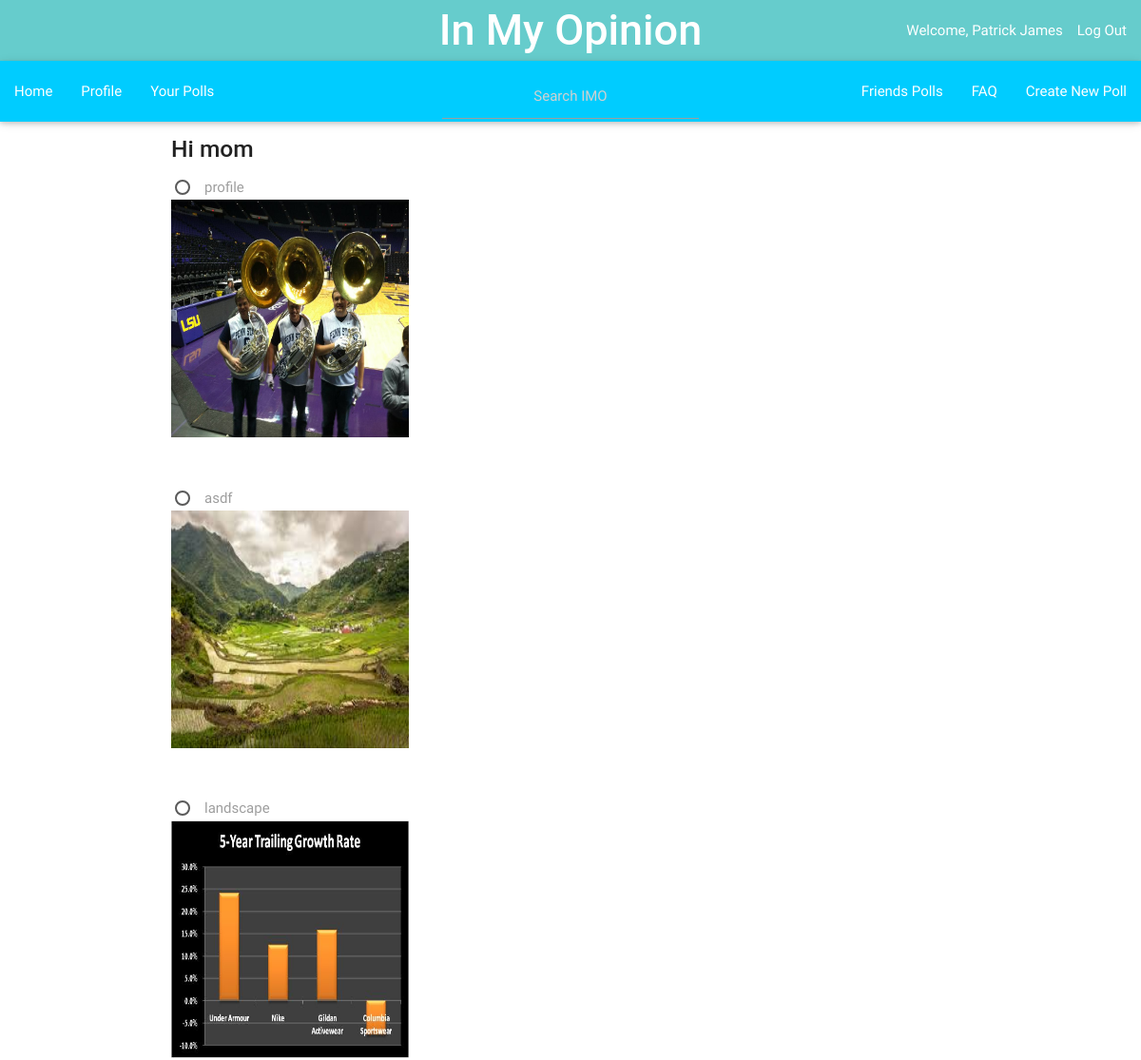
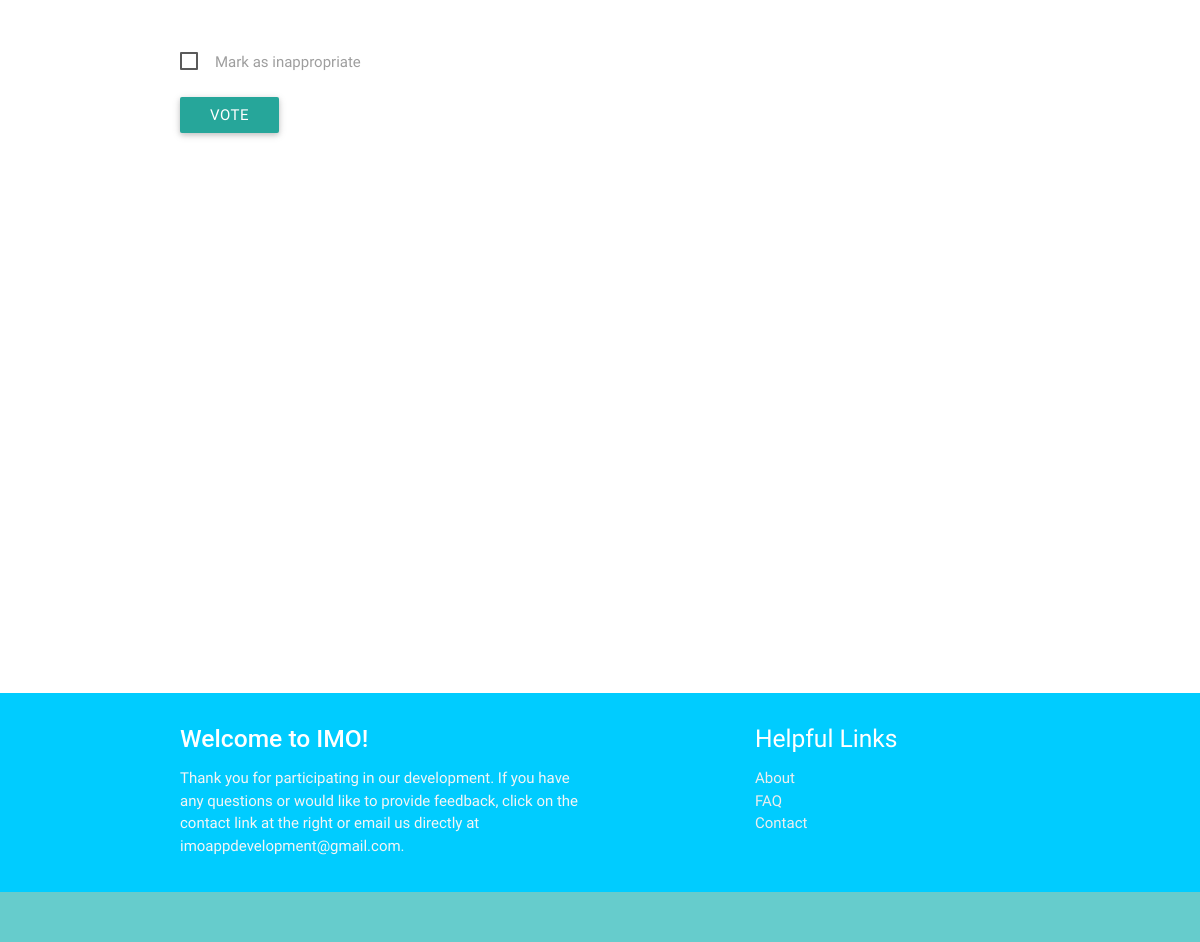
Screenshot of /imo_app/145/ (signed in) with the database file from the repository (2 pictures, top to bottom).
### imo_app/models.py (models this page shows, shortened)
class Question(models.Model):
    author = models.ForeignKey(UserProfile, on_delete=models.CASCADE)
    author_name = models.CharField(max_length=200, default='')
    question_text = models.CharField(max_length=200)
    description = models.TextField(default = '')
    category = models.CharField(max_length=50, default='')
    pub_date = models.DateTimeField('date published')
    choice1 = models.CharField(null=True, blank=True, default = '', max_length = 200)
    image1 = models.ImageField(null=True, blank=True)
    choice2 = models.CharField(null=True, blank=True, default = '', max_length = 200)
    image2 = models.ImageField(null=True, blank=True)
    choice3 = models.CharField(null=True, blank=True, default = '', max_length = 200)
    image3 = models.ImageField(null=True, blank=True)
    total_votes = models.IntegerField(default = 1)
    inappropriate = models.IntegerField(default=0)
    class Meta:
        ordering = ['-pub_date']

class Choice(models.Model):
    question = models.ForeignKey(Question, on_delete=models.CASCADE)
    image = models.ImageField(null=True, blank=True)
    choice_text = models.CharField(max_length=200)
    votes = models.IntegerField(default=0)
    percentage = models.FloatField(default=0)

### imo_app/views.py (the view)
# urls.py: url(r'^(?P<question_id>[0-9]+)/$', views.detail, name = 'detail'),
@login_required
def detail(request, question_id):
    current_user = request.user
    u = UserProfile.objects.get(user=current_user.id)
    q = Question.objects.get(id = question_id)
    c = Comment.objects.filter(question=q)
    v = Voted.objects.filter(voter=u, question = q)
    author = q.author.user.username
    if author == current_user.username:
        return HttpResponseRedirect(reverse('imo_app:results', args=[q.id]))
    print ('------')
    print (v)
    print ('------')
    if v:
        return HttpResponseRedirect(reverse('imo_app:results', args=[q.id]))
    else:
        return render(request, 'imo_app/detail.html', {'question':q, 'comments':c})

### imo_app/templates/imo_app/detail.html (shortened to what this page needs)
{% extends "imo_app/base.html" %}
{% block content %}
  <p><h5><strong>{{question.question_text}}</h5></strong></p>
  <form action="{% url 'imo_app:submit_vote' question.id %}" method="post">
    {% for choice in question.choice_set.all %}
        <label for="choice{{ forloop.counter }}">{{ choice.choice_text }}</label><br />
        {% if choice.image != '' %}
        <img src='{{ choice.image.url }}' class='img-responsive' width="250px" height="250px" /> <br />
        {% endif %}
        <br></br>
    {% endfor %}
    <label for='inappropriate'>Mark as inappropriate</label>
    <br></br>
  <input class='btn' type="submit" value="Vote" />
  </form>
  <br></br>
  <br></br>
  <br></br>
  <br></br>
  <br></br>
  <br></br>
  <br></br>
  <br></br>
  <br></br>
{% endblock content %}

### imo_app/templates/imo_app/base.html (shortened to what this page needs)
<!DOCTYPE html>
{% load staticfiles %}
<html>
  <head>
    <link rel="stylesheet" type="text/css" href="{% static 'imo_app/css/imo.css' %}" />
    <link rel="stylesheet" type="text/css" href="{% static 'materialize/css/materialize.min.css' %}" />
  </head>
  <body>
  <div class = "navbar-fixed">
    <nav>
      <div class="nav-wrapper" style="background-color: #66CCCC">
      <ul class="right hide-on-med-and-down">
        <a href = "{% url 'imo_app:index' %}" class="brand-logo center" style="font-size: 45px"><strong>In My Opinion</strong></a>
        {% if user.is_authenticated %}
          <li>Welcome, {{ user.first_name }} {{user.last_name}}</li>
          <li><a href = "{% url 'imo_app:user_logout' %}">Log Out</a></li>
        {% else %}
            <li><a href = "{% url 'imo_app:view_registration' %}" style='width:100px'>Register</a></li>
            <li><a href = "{% url 'imo_app:view_login' %}" style='width:100px'>Login</a></li>
          </ul>
        {% endif %}
      </div>
    </div>
    <div class = "navbar-fixed">
    <nav>
        <div class="nav-wrapper" style="background-color: #00CCFF">
          {% if user.is_authenticated %}
          <a class="brand-logo center">
          <form action="{% url 'imo_app:search' %}" method="GET">
          <input type='text' style="width: 270px" class = "center-align" name='a' placeholder='Search IMO' value='{{ request.GET.a }}'  />
          </form>
          </a>
          {% endif %}
          {% if user.is_authenticated %}
          <ul id="nav-mobile" class="left hide-on-med-and-down" size="250%">
            <li><a href="{% url 'imo_app:index' %}">Home</a></li>
            <li><a href="{% url 'imo_app:profile' %}">Profile</a></li>
            <li><a href="{% url 'imo_app:your_posts' %}">Your Polls</a></li>
          </ul>
          <ul id="nav-mobile" class="right hide-on-med-and-down">
            <li><a href="{% url 'imo_app:friends_polls' %}">Friends Polls</a></li>
            <li><a href="{% url 'imo_app:faq' %}">FAQ</a></li>
            <li><a href="{% url 'imo_app:view_newentry' %}">Create New Poll</a></li>
          {% endif %}
          </ul>
        </div>
      </nav>
    </div>
    <div class="container">
      {% block content %}
      {% endblock %}
      <br></br>
      <br></br>
      <br></br>
    </div>
    <footer class="page-footer" style="background-color: #00CCFF">
      <div class="container" >
        <div class="row">
          <div class="col l6 s12">
            <h5 class="white-text"><strong>Welcome to IMO!</strong></h5>
            <p class="grey-text text-lighten-4">Thank you for participating in our development.
            If you have any questions or would like to provide feedback,
            click on the contact link at the right or email us directly at imoappdevelopment@gmail.com.</p>
          </div>
          <div class="col l4 offset-l2 s12">
            <h5 class="white-text">Helpful Links</h5>
            <ul>
              <li><a class="grey-text text-lighten-3" href="{% url 'imo_app:about' %}">About</a></li>
              <li><a class="grey-text text-lighten-3" href="{% url 'imo_app:faq' %}">FAQ</a></li>
              <li><a class="grey-text text-lighten-3" href="mailto:imoappdevelopment@gmail.com">Contact</a></li>
            </ul>
          </div>
        </div>
      </div>
      <div class="footer-copyright" style="background-color: #66CCCC">
      </div>
    </footer>
  </body>
</html>

### rows the page displays
Question: question_text "Hi mom"
Choice: choice_text "profile", image (picture)
Choice: choice_text "asdf", image (picture)
Choice: choice_text "landscape", image (picture)

### other values shown
{{ user.first_name }} "Patrick"
{{ user.last_name }} "James"
